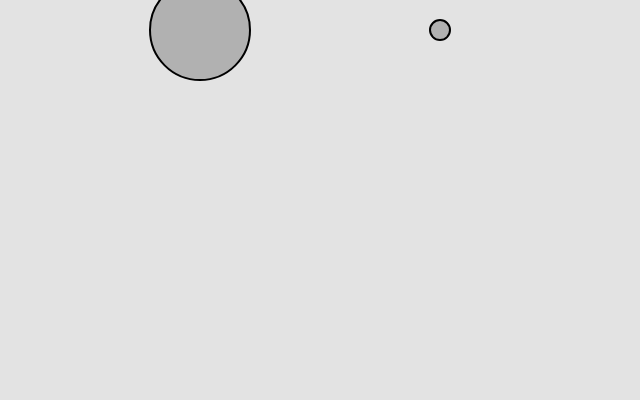
Frame 1 (no input)
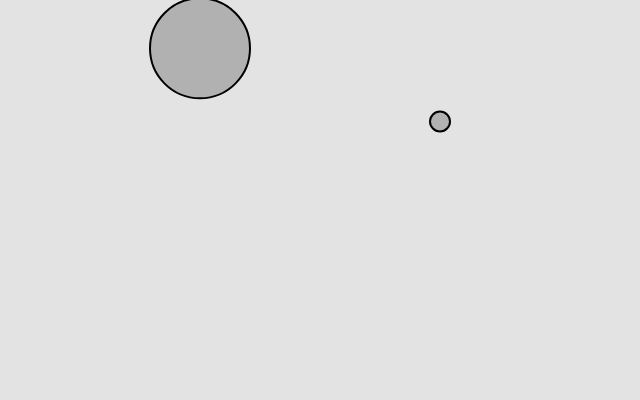
Frame 60 (no input)
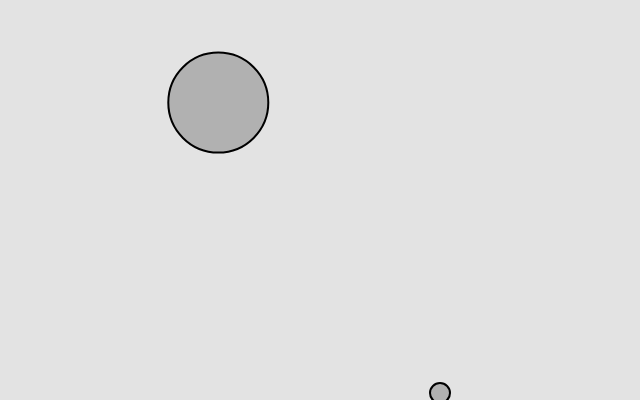
Frame 120 (the mouse pressed at the canvas centre since frame 60)

The p5.js sketch that drew these frames (run headless with seeded random() and noise() and a simulated clock; from frame 60 on, the mouse is pressed at the canvas centre):

// p5.js sketch
// ── sketch.js
/* 
  Author Michael Houmann
  Created April 28 2025

  Example 2.2: Forces Acting on Two Objects
*/

// Global variables for the movers
let moverA;
let moverB;

function setup() {
  createCanvas(640, 400);
  // Info to the user about applying force
  createP('Click mouse to apply wind force');

  // Instantiate the movers with diff position and mass
  // mover a to the left side of the canvas with larger mass
  moverA = new Mover(200, 30, 10);
  // mover b to the right side and smaller mass
  moverB = new Mover(440, 30, 2);
}

  function draw() {
    background(227);
    const gravity = createVector(0, 0.1);
    // Apply the force
    moverA.applyForce(gravity);
    moverB.applyForce(gravity);

    if (mouseIsPressed) {
      const wind = createVector(0.1, 0);
      moverA.applyForce(wind)
    }

    moverA.update();
    moverA.show();
    moverA.checkEdges();

    moverB.update();
    moverB.show();
    moverB.checkEdges();
  }
  
// ── mover.js
// Class for a mover that accept diff mass, and start position
// so we can make more than one mover
class Mover {
  constructor(_x, _y, _m) {
    this.position = createVector(_x,_y);
    this.velocity = createVector(0, 0);
    this.acceleration = createVector(0, 0);
    this.mass = _m;
  }

  // Apply the force
  applyForce(force) {
    let f = p5.Vector.div(force, this.mass);
    this.acceleration.add(f);
  }

  // Make the movers move
  update() {
    this.velocity.add(this.acceleration);
    this.position.add(this.velocity);
    this.acceleration.mult(0);
  }

  // Draw the mover
  show() {
    stroke(0);
    strokeWeight(2);
    fill(127, 127);
    circle(this.position.x, this.position.y, this.mass * 10);
  }

  // Keep the mover inside the canvas
  checkEdges() {
    if (this.position.x > width) {
      this.position.x = width;
      this.velocity.x *= -1;
    } else if (this.position.x < 0) {
      this.velocity.x *= -1;
      this.position.x = 0;
    }
    if (this.position.y > height) {
      this.velocity.y *= -1;
      this.position.y = height;
    }
  }
}
// ── style.css
html {
  color-scheme: dark light;
}

body {
  color: black;
}

@media (prefers-color-scheme: dark) {
  body {
    color: white;
  }
}
